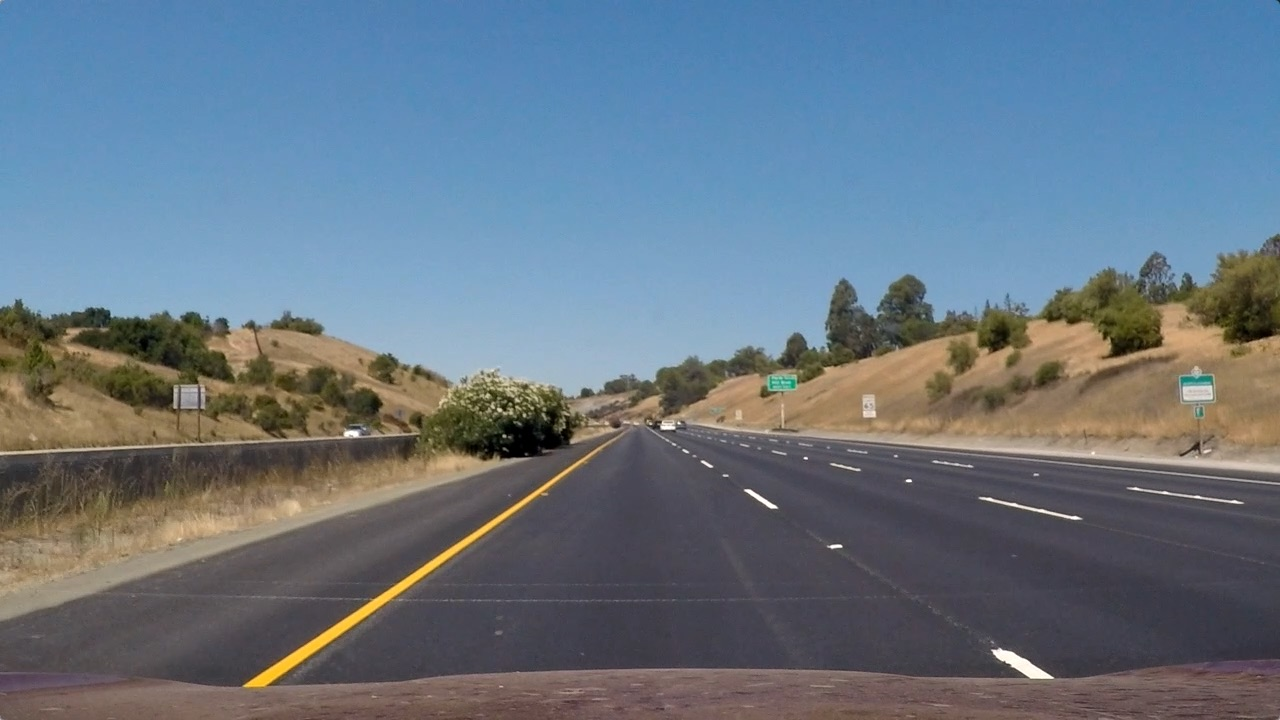
#> input picture test_images/straight_lines1.jpg, 1280 x 720 px; its folder holds only this picture in this run
$ python -i imageproject_p1.py   (imports and definitions only)   (older library calls are emulated)
#> lines starting #> are read from the running program, lines starting #| are printed output that depends on the picture
# -*- coding: utf-8 -*-
"""ImageProject_P1.ipynb

Automatically generated by Colaboratory.

Original file is located at
    https://colab.research.google.com/drive/1r2GkF93gqz0BYHjh0WmC56WIo6Gpcpca

# **Image Project Phase one: Lane Detection**
the goal is to write a software pipeline to detect the lane boundaries in a video from a front-facing camera on a car. it’s required to find and track the lane lines and the position of the car from the center of the lane.
As a bonus, track the radius of curvature of the road too.

Assume the camera is mounted at the center of the car, such that the lane center is the midpoint at the bottom of the image between the two lines you've detected.

The offset of the lane center from the center of the image (converted from pixels to meters) is your distance from the center of the lane.

# Step 0: Import Libraries & Debug Flag
"""

import cv2
import numpy as np
import matplotlib.pyplot as plt
import glob
from moviepy.editor import VideoFileClip
import sys
inputPath = sys.argv[1]
outputPath = sys.argv[2]
debug = int(sys.argv[3])

"""# Step 1: Prespective Transformation Function (Bird's Eye)"""

"""Transformation Function (Normal ---> Bird'sEye)"""
def bird_forward(img, img_size=(1280, 720), flags=cv2.INTER_LINEAR):
    #Coordinates of input image
    input = np.float32([(550, 460),     # top-left
                            (150, 720),     # bottom-left
                            (1200, 720),    # bottom-right
                            (770, 460)])    # top-right
    #Coordinates of Output Image
    output = np.float32([(100, 0),
                            (100, 720),
                            (1100, 720),
                            (1100, 0)])
    #Transformation Matrix Calculation (Normal --> Bird's Eye)
    Mat = cv2.getPerspectiveTransform(input, output)
    return cv2.warpPerspective(img, Mat, img_size, flags=flags)

"""Inverse Transformation Function (Bird'sEye ---> Normal)"""
def bird_backward(img, img_size=(1280, 720), flags=cv2.INTER_LINEAR):
    #Coordinates of Input Image
    input = np.float32([(100, 0),
                            (100, 720),
                            (1100, 720),
                            (1100, 0)])
    #Coordinates of Output image
    output = np.float32([(550, 460),     # top-left
                            (150, 720),     # bottom-left
                            (1200, 720),    # bottom-right
                            (770, 460)])    # top-right
    #Inverse Transformation Matrix Calculation  (Bird's Eye --> Normal)
    Mat_inv = cv2.getPerspectiveTransform(input, output)
    return cv2.warpPerspective(img, Mat_inv, img_size, flags=flags)

"""# Step 2: Lines Detection Function """

"""Relative Threshold Method"""
def threshold_rel(img, lo, hi):
    vmin = np.min(img)
    vmax = np.max(img)
    vlo = vmin + (vmax - vmin) * lo
    vhi = vmin + (vmax - vmin) * hi
    return np.uint8((img >= vlo) & (img <= vhi)) * 255

"""Absolute Threshold Method"""
def threshold_abs(img, lo, hi):
    return np.uint8((img >= lo) & (img <= hi)) * 255

"""Lane Detection Function"""
def lines_detection(bird_img):
    hls = cv2.cvtColor(bird_img, cv2.COLOR_RGB2HLS)
    hsv = cv2.cvtColor(bird_img, cv2.COLOR_RGB2HSV)
    gray = cv2.cvtColor(bird_img, cv2.COLOR_RGB2GRAY)

    h_channel = hls[:,:,0]
    l_channel = hls[:,:,1]
    s_channel = hls[:,:,2]
    v_channel = hsv[:,:,2]

    right_lane = threshold_rel(l_channel, 0.8, 1.0)   #White Detection
    right_lane[:,:750] = 0

    left_lane = threshold_abs(h_channel, 20, 40)      #Yellow Detection
    left_lane &= threshold_rel(v_channel, 0.7, 1.0)   #Color Value (Strenth)
    left_lane[:,550:] = 0

    out = left_lane | right_lane                     #Compose The Two Sides
    return gray,out

"""#Step 3: Lane Detection Function"""

class LaneLines:
    def __init__(self):
        self.left_fit = None
        self.right_fit = None
        self.binary = None
        self.nonzero = None
        self.nonzerox = None
        self.nonzeroy = None
        self.clear_visibility = True
        self.dir = []

        # HYPERPARAMETERS
        # Number of sliding windows
        self.nwindows = 9
        # Width of the the windows +/- margin
        self.margin = 100
        # Mininum number of pixels found to recenter window
        self.minpix = 50

    def forward(self, img):
        self.extract_features(img)
        return self.fit_poly(img)

    def fit_poly(self, img):
        out = np.dstack((img, img, img))
        leftx, lefty, rightx, righty, out_img = self.find_lane_pixels(img)

        if len(lefty) > 1500:
            self.left_fit = np.polyfit(lefty, leftx, 2)
        if len(righty) > 1500:
            self.right_fit = np.polyfit(righty, rightx, 2)

        # Generate x and y values for plotting
        maxy = img.shape[0] - 1
        miny = img.shape[0] // 3
        if len(lefty):
            maxy = max(maxy, np.max(lefty))
            miny = min(miny, np.min(lefty))

        if len(righty):
            maxy = max(maxy, np.max(righty))
            miny = min(miny, np.min(righty))

        ploty = np.linspace(miny, maxy, img.shape[0])

        left_fitx = self.left_fit[0]*ploty**2 + self.left_fit[1]*ploty + self.left_fit[2]
        right_fitx = self.right_fit[0]*ploty**2 + self.right_fit[1]*ploty + self.right_fit[2]

        # Visualization
        c = 0
        for i, y in enumerate(ploty):
            c = c+1
            if(c == 2):
                yo = int(y)
                lo = int(l)
                ro = int(r)
            y = int(ploty[i])
            l = int(left_fitx[i])
            r = int(right_fitx[i])
            cv2.line(out, (l, y), (r, y), (0, 255, 0),20)
            if(c == 100):
                c = 0
                cv2.line(out,(lo,yo),(l,y), (255,0,0), 50)
                cv2.line(out,(ro,yo),(r,y), (255,0,0), 50)

        return out, out_img

    def extract_features(self, img):
        self.img = img
        # Height of of windows - based on nwindows and image shape
        self.window_height = np.int(img.shape[0]//self.nwindows)

        # Identify the x and y positions of all nonzero pixel in the image
        self.nonzero = img.nonzero()

        self.nonzerox = np.array(self.nonzero[1])
        self.nonzeroy = np.array(self.nonzero[0])

    def find_lane_pixels(self, img):
        assert(len(img.shape) == 2)

        # Create an output image to draw on and visualize the result
        out_img = np.dstack((img, img, img))


        bottom_half = img[img.shape[0]//2:,:]
        histogram =  np.sum(bottom_half, axis=0)

        midpoint = histogram.shape[0]//2

         # Peak in the first half indicates the likely position of the left lane
        leftx_base = np.argmax(histogram[:midpoint])

        # Peak in the second half indicates the likely position of the right lane
        rightx_base = np.argmax(histogram[midpoint:]) + midpoint

        # Current position to be update later for each window in nwindows
        leftx_current = leftx_base
        rightx_current = rightx_base
        y_current = img.shape[0] + self.window_height//2

        # Create empty lists to reveice left and right lane pixel
        leftx, lefty, rightx, righty = [], [], [], []

        # Step through the windows one by one
        for window in range(self.nwindows):
            # Identify window boundaries in x and y (and right and left)
            win_y_low = img.shape[0] - (window+1)*self.window_height
            win_y_high = img.shape[0] - window*self.window_height
            win_xleft_low = leftx_current - self.margin
            win_xleft_high = leftx_current +self. margin
            win_xright_low = rightx_current - self.margin
            win_xright_high = rightx_current + self.margin

            # Draw the windows on the visualization image
            cv2.rectangle(out_img,(win_xleft_low,win_y_low),(win_xleft_high,win_y_high),
            (0,255,0), 2)
            cv2.rectangle(out_img,(win_xright_low,win_y_low),(win_xright_high,win_y_high),
            (0,255,0), 2)

            y_current -= self.window_height
            center_left = (leftx_current, y_current)
            center_right = (rightx_current, y_current)

            good_left_x, good_left_y = self.pixels_in_window(center_left, self.margin, self.window_height)
            good_right_x, good_right_y = self.pixels_in_window(center_right, self.margin, self.window_height)

            # Append these indices to the lists
            leftx.extend(good_left_x)
            lefty.extend(good_left_y)
            rightx.extend(good_right_x)
            righty.extend(good_right_y)

            # If you found > minpix pixels, recenter next window on their mean position
            if len(good_left_x) > self.minpix:
                leftx_current = np.int32(np.mean(good_left_x))
            if len(good_right_x) > self.minpix:
                rightx_current = np.int32(np.mean(good_right_x))

        return leftx, lefty, rightx, righty, out_img

    def pixels_in_window(self, center, margin, height):
        topleft = (center[0]-margin, center[1]-height//2)
        bottomright = (center[0]+margin, center[1]+height//2)

        condx = (topleft[0] <= self.nonzerox) & (self.nonzerox <= bottomright[0])
        condy = (topleft[1] <= self.nonzeroy) & (self.nonzeroy <= bottomright[1])
        return self.nonzerox[condx&condy], self.nonzeroy[condx&condy]

    def measure_curvature(self):
        ym = 30/720
        xm = 3.7/700

        left_fit = self.left_fit.copy()
        right_fit = self.right_fit.copy()
        y_eval = 700 * ym

        # Compute R_curve (radius of curvature)
        left_curveR =  ((1 + (2*left_fit[0] *y_eval + left_fit[1])**2)**1.5)  / np.absolute(2*left_fit[0])
        right_curveR = ((1 + (2*right_fit[0]*y_eval + right_fit[1])**2)**1.5) / np.absolute(2*right_fit[0])

        xl = np.dot(self.left_fit, [700**2, 700, 1])
        xr = np.dot(self.right_fit, [700**2, 700, 1])
        pos = (1280//2 - (xl+xr)//2)*xm
        return left_curveR, right_curveR, pos

"""#Step 4: Adjust The Original Frame"""

def prepare_frame(blend_on_road, bird_img, gray_img, lines_img, window_img, highlight_img, Rcurve, Lcurve, pos, debug):
    #Prepare the final pretty pretty output blend, given all intermediate pipeline images
    h, w = blend_on_road.shape[:2]

    thumb_ratio = 0.17
    thumb_h, thumb_w = int(thumb_ratio * h), int(thumb_ratio * w)

    off_x, off_y = 15, 15

    if(debug == 1):
      # add a gray rectangle at the right
      mask = blend_on_road.copy()
      mask = cv2.rectangle(mask, pt1=(w-(thumb_w+off_x*2), 0), pt2=(w, h), color=(50, 50, 50), thickness=cv2.FILLED)
      blend_on_road = cv2.addWeighted(src1=mask, alpha=0.2, src2=blend_on_road, beta=0.8, gamma=0)

      # add thumbnail of bird
      thumb_bird = cv2.resize(bird_img, dsize=(thumb_w, thumb_h))
      blend_on_road[off_y:thumb_h+off_y, w-(thumb_w+off_x):w-off_x, :] = thumb_bird

      # add thumbnail of gray
      thumb_gray = cv2.resize(gray_img, dsize=(thumb_w, thumb_h))
      thumb_gray = np.dstack([thumb_gray, thumb_gray, thumb_gray])
      blend_on_road[thumb_h+(off_y*2):(thumb_h*2)+(off_y*2), w-(thumb_w+off_x):w-off_x, :] = thumb_gray

      # add thumbnail of lines
      thumb_lines = cv2.resize(lines_img, dsize=(thumb_w, thumb_h))
      thumb_lines = np.dstack([thumb_lines, thumb_lines, thumb_lines])
      blend_on_road[(thumb_h*2)+(off_y*3):(thumb_h*3)+(off_y*3), w-(thumb_w+off_x):w-off_x, :] = thumb_lines

      # add thumbnail of window
      thumb_window = cv2.resize(window_img, dsize=(thumb_w, thumb_h))
      blend_on_road[(thumb_h*3)+(off_y*4):(thumb_h*4)+(off_y*4), w-(thumb_w+off_x):w-off_x, :] = thumb_window

      # add thumbnail of highlight
      thumb_highlight = cv2.resize(highlight_img, dsize=(thumb_w, thumb_h))
      blend_on_road[(thumb_h*4)+(off_y*5):(thumb_h*5)+(off_y*5), w-(thumb_w+off_x):w-off_x, :] = thumb_highlight

    # add text (curvature and offset info) on the upper right of the blend
    mean_curvature_meter = np.mean([Lcurve, Rcurve])
    font = cv2.FONT_HERSHEY_SIMPLEX
    cv2.putText(blend_on_road, 'Curvature radius: ', (off_x, (2*off_y)+20), font, 0.9, (200, 200, 200), 2, cv2.LINE_AA)
    cv2.putText(blend_on_road, '   {:.02f}m'.format(mean_curvature_meter), (off_x, (2*off_y)+70), font, 0.9, (150, 100, 0), 2, cv2.LINE_AA)
    cv2.putText(blend_on_road, 'Offset from center: ', (off_x + 300, (2*off_y)+20), font, 0.9, (200, 200, 200), 2, cv2.LINE_AA)
    cv2.putText(blend_on_road, '   {:.02f}m'.format(pos), (off_x + 300, (2*off_y)+70), font, 0.9, (150, 100, 0), 2, cv2.LINE_AA)

    return blend_on_road

"""# Step 5: Apply Functions to every Video's Frame"""

"""Global Var"""
lanelines = LaneLines()

"""Cumculative Function"""
def process_image(img):
    #Step One: Transform the prespective of image to birdeye
    bird_img = bird_forward(img)
    #Step Two: Lines Detection By Apply Filters
    gray_img , lines_img = lines_detection(bird_img)
    #Step Three: Lane Detection and Curvature Calculation
    highlight_lane_img, window_img = lanelines.forward(lines_img)
    Lc, Rc, pos = lanelines.measure_curvature()
    #Step Four: Merge the Highlighted Lane and Original Picture
    reverse_view_img = bird_backward(highlight_lane_img)
    final_img = cv2.addWeighted(img, 1, reverse_view_img, 1, 0)
    #Step Five: Show Step By Step Frame, Curvature, and Distance of Center (((IF THE DEBUG FLAG EQUALS ONE)))
    final_img = prepare_frame(final_img, bird_img, gray_img, lines_img, window_img, highlight_lane_img, Lc,Rc, pos, debug)
    return final_img


# [1 line that did not run here, left out]
# [1 line that did not run here, left out]
# [1 line not run here, left out]


>>> import cv2
>>> picture = cv2.cvtColor(cv2.imread('test_images/straight_lines1.jpg'), cv2.COLOR_BGR2RGB)
>>> result = process_image(picture)
#> in threshold_rel, `vmin = np.min(img)`: vmin = 0
#> in threshold_rel, `vmax = np.max(img)`: vmax = 254
#> in threshold_rel, `vlo = vmin + (vmax - vmin) * lo`: vlo = 203.2
#> in threshold_rel, `vhi = vmin + (vmax - vmin) * hi`: vhi = 254
#> in extract_features, `self.nonzero = img.nonzero()`: self.nonzero = 13432 positions, rows 8 to 698, columns 143 to 1016
#> in extract_features, `self.nonzerox = np.array(self.nonzero[1])`: self.nonzerox = 13432 values, max 1016 at index 13250, min 143 at index 13251, mean 390.1
#> in extract_features, `self.nonzeroy = np.array(self.nonzero[0])`: self.nonzeroy = 13432 values from 8 to 698
#> in find_lane_pixels, `histogram =  np.sum(bottom_half, axis=0)`: histogram = 1280 values, max 41310 at index 168, min 0 at index 0, mean 1699.3
#> in find_lane_pixels, `leftx_base = np.argmax(histogram[:midpoint])`: leftx_base = 168
#> in find_lane_pixels, `rightx_base = np.argmax(histogram[midpoint:]) + midpoint`: rightx_base = 1000
#> in find_lane_pixels, `leftx_current = leftx_base`: leftx_current = 168
#> in find_lane_pixels, `rightx_current = rightx_base`: rightx_current = 1000
#> the loop in find_lane_pixels, `for window in range(self.nwindows):` made 9 passes
#> (win_xleft_low, win_xleft_high, win_xright_low, win_xright_high, center_left, center_right) on passes 7 to 8: (112, 312, 777, 977, (212, 200), (877, 200)), (125, 325, 777, 977, (225, 120), (877, 120))
#> after the loop in find_lane_pixels, `for window in range(self.nwindows):`:
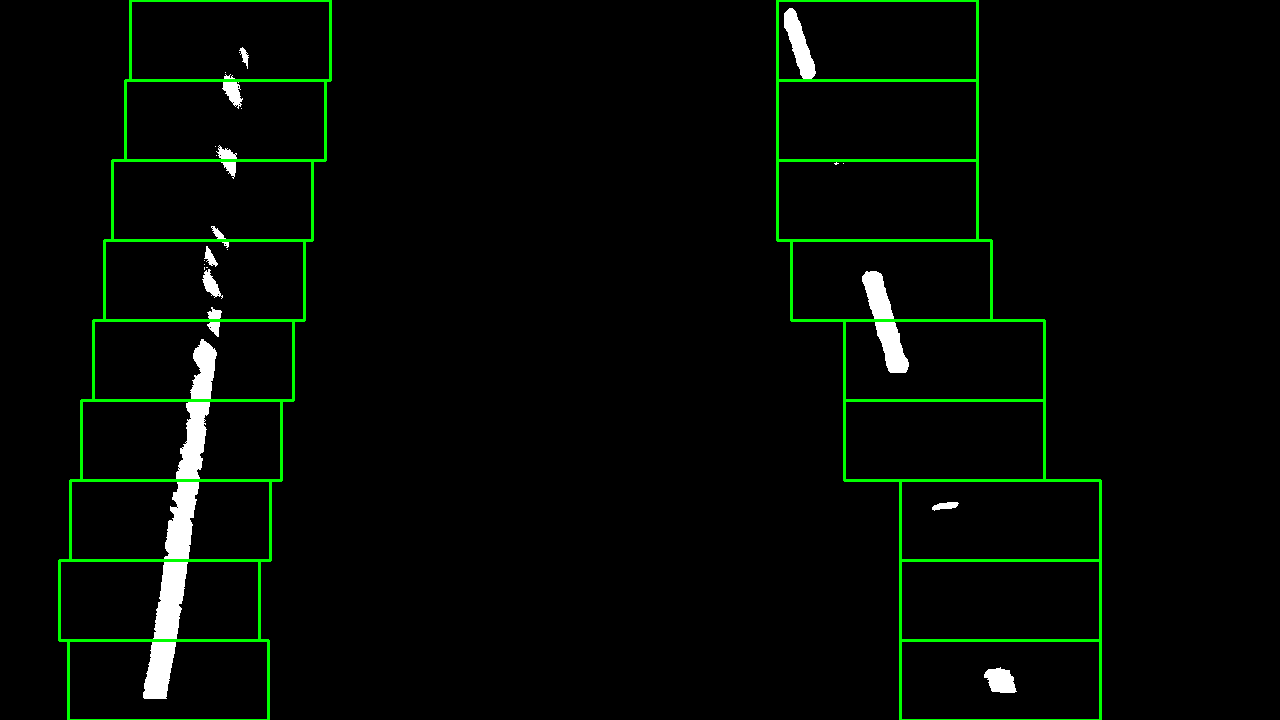
#> out_img: shape (720, 1280, 3); mean of channels 0, 1, 2 3.6, 9.1, 3.6; drawn as B, G, R
#> after the loop in find_lane_pixels, `for window in range(self.nwindows):`: leftx = 9649 values, max 248 at index 9546, min 143 at index 1236, mean 187.7; lefty = 9649 values, max 698 at index 1379, min 47 at index 9499, mean 470.1; rightx = 3947 values, max 1016 at index 587, min 784 at index 2901, mean 880.9; righty = 3947 values, max 692 at index 588, min 8 at index 2862, mean 307; y_current = 40
#> in fit_poly, `self.left_fit = np.polyfit(lefty, leftx, 2)`: self.left_fit = [-6.26e-05, -0.0821, 241.8]
#> in fit_poly, `self.right_fit = np.polyfit(righty, rightx, 2)`: self.right_fit = [2.08e-05, 0.302, 785.4]
#> in fit_poly, `miny = min(miny, np.min(lefty))`: miny = 47
#> in fit_poly, `miny = min(miny, np.min(righty))`: miny = 8
#> in fit_poly, `left_fitx = self.left_fit[0]*ploty**2 + self.left_fit[1]*ploty + self...`: left_fitx = 720 values, max 241.1 at index 0, min 150.3 at index 719, mean 201
#> in fit_poly, `right_fitx = self.right_fit[0]*ploty**2 + self.right_fit[1]*ploty + se..`: right_fitx = 720 values from 787.8 to 1013
#> the loop in fit_poly, `for i, y in enumerate(ploty):` made 720 passes
#> (lo, ro, l, r) on pass 2: (241, 787, 241, 788)
#> after the loop in fit_poly, `for i, y in enumerate(ploty):`:
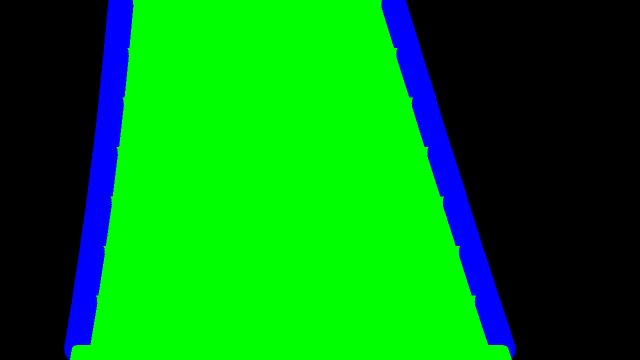
#> out: shape (720, 1280, 3) (shown at 1/2 size); mean of channels 0, 1, 2 20.1, 129, 0; drawn as B, G, R
#> after the loop in fit_poly, `for i, y in enumerate(ploty):`: c = 20
#> in measure_curvature, `left_fit = self.left_fit.copy()`: left_fit = [-6.26e-05, -0.0821, 241.8]
#> in measure_curvature, `right_fit = self.right_fit.copy()`: right_fit = [2.08e-05, 0.302, 785.4]
#> in measure_curvature, `left_curveR =  ((1 + (2*left_fit[0] *y_eval + left_fit[1])**2)**1.5)  ..`: left_curveR = 8071.7
#> in measure_curvature, `right_curveR = ((1 + (2*right_fit[0]*y_eval + right_fit[1])**2)**1.5) ..`: right_curveR = 27423.9
#> in measure_curvature, `xl = np.dot(self.left_fit, [700**2, 700, 1])`: xl = 153.6
#> in measure_curvature, `xr = np.dot(self.right_fit, [700**2, 700, 1])`: xr = 1006.7
#> in measure_curvature, `pos = (1280//2 - (xl+xr)//2)*xm`: pos = 0.317
#> in process_image, `Lc, Rc, pos = lanelines.measure_curvature()`: Lc = 8071.7; Rc = 27423.9; pos = 0.317
#> in bird_backward, `Mat_inv = cv2.getPerspectiveTransform(input, output)`: Mat_inv = [[0.22, -0.72, 528], [-3.1e-16, -0.429, 460], [-6.65e-19, -0.0011, 1]]
#> in prepare_frame, `mean_curvature_meter = np.mean([Lcurve, Rcurve])`: mean_curvature_meter = 17747.8
#> in prepare_frame, `font = cv2.FONT_HERSHEY_SIMPLEX`: font = 0
#> in prepare_frame, `cv2.putText(blend_on_road, '   {:.02f}m'.format(pos), (off_x + 300, (2..`:
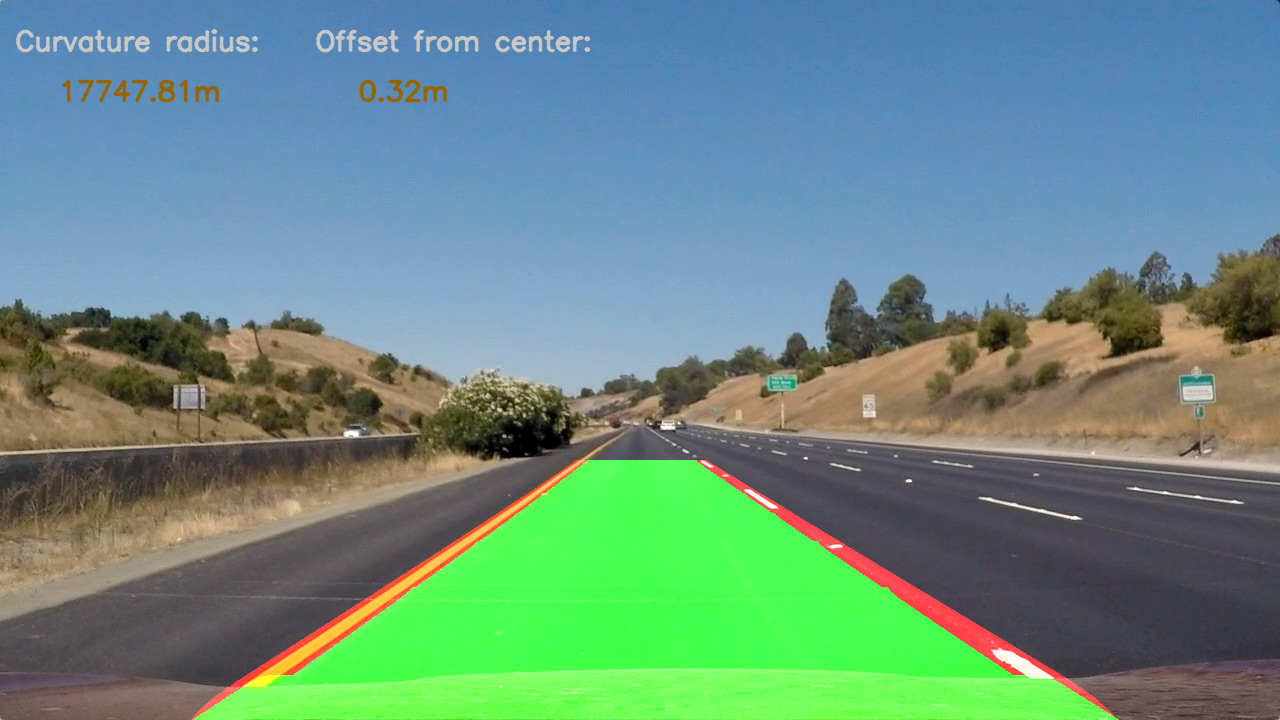
#> blend_on_road: shape (720, 1280, 3); mean R, G, B 105.6, 142.2, 130.9
